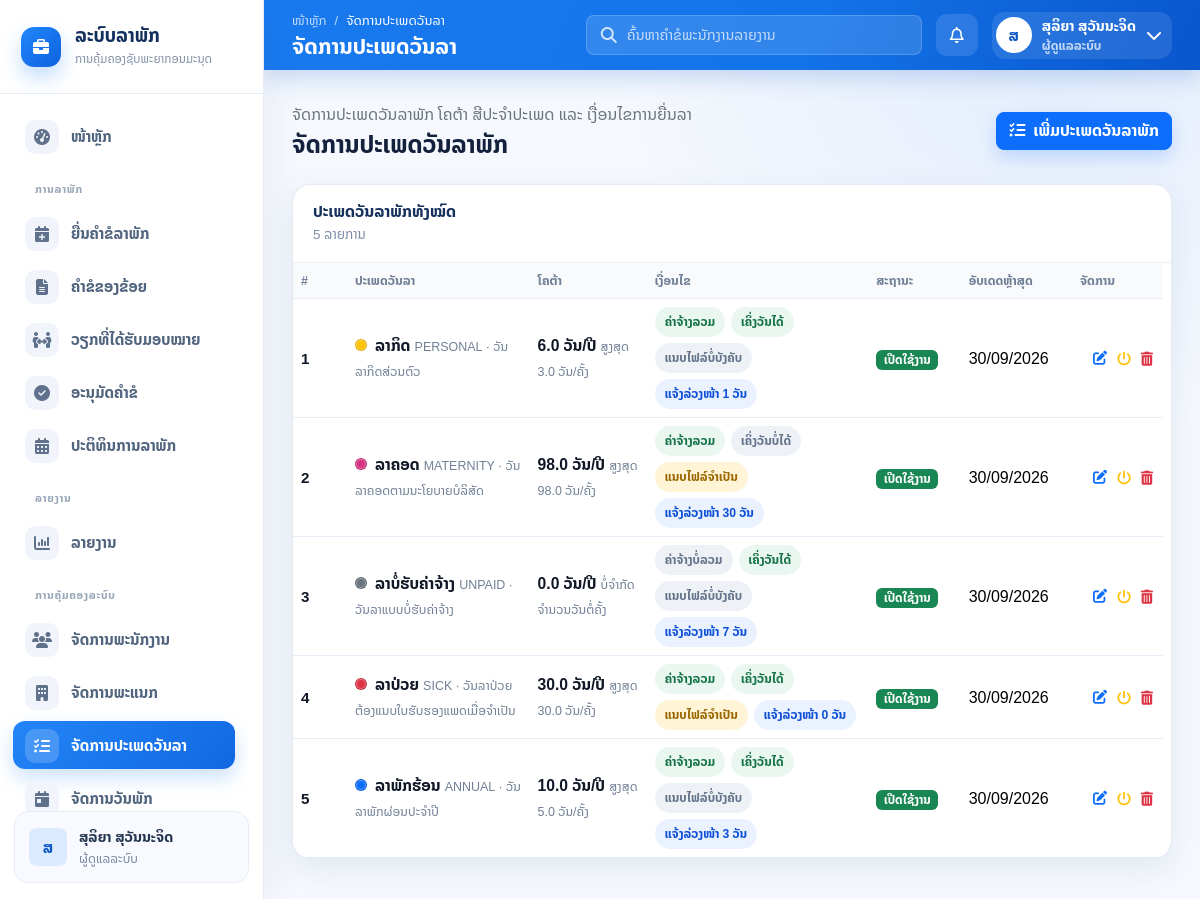
Screenshot of /leave_types.php (signed in) with the database file from the repository.
### tables this page shows
CREATE TABLE leave_types (
  id BIGINT UNSIGNED AUTO_INCREMENT PRIMARY KEY,
  name VARCHAR(150) NOT NULL,
  code VARCHAR(30) NOT NULL,
  description TEXT NULL,
  annual_quota DECIMAL(5,2) NOT NULL DEFAULT 0.00,
  is_paid TINYINT(1) NOT NULL DEFAULT 1,
  allow_half_day TINYINT(1) NOT NULL DEFAULT 1,
  require_attachment TINYINT(1) NOT NULL DEFAULT 0,
  min_notice_days INT UNSIGNED NOT NULL DEFAULT 0,
  max_days_per_request DECIMAL(5,2) NULL,
  color VARCHAR(20) NOT NULL DEFAULT '#0d6efd',
  status ENUM('active', 'inactive') NOT NULL DEFAULT 'active',
  created_at TIMESTAMP NOT NULL DEFAULT CURRENT_TIMESTAMP,
  updated_at TIMESTAMP NOT NULL DEFAULT CURRENT_TIMESTAMP ON UPDATE CURRENT_TIMESTAMP,
  UNIQUE KEY uq_leave_types_code (code),
  KEY idx_leave_types_status (status),
  KEY idx_leave_types_require_attachment (require_attachment)
);

### public/_auth.php (called while the page is built, shortened)
<?php
if (!function_exists('h')) {
    function h(?string $value): string
    {
        return htmlspecialchars((string) $value, ENT_QUOTES, 'UTF-8');
    }
}
if (!function_exists('laoDate')) {
    function laoDate(?string $date): string
    {
        return $date ? (new DateTimeImmutable($date))->format('d/m/Y') : '-';
    }
}
if (!function_exists('thaiDate')) {
    function thaiDate(?string $date): string
    {
        return laoDate($date);
    }
}

### public/leave_types.php (the view, shortened to what this page needs)
<?php
require __DIR__ . '/_auth.php';
$leaveTypesStmt = $pdo->prepare(
    'SELECT lt.id, lt.name, lt.code, lt.description, lt.annual_quota, lt.is_paid, lt.allow_half_day,
            lt.require_attachment, lt.min_notice_days, lt.max_days_per_request, lt.color, lt.status, lt.updated_at,
            (SELECT COUNT(*) FROM leave_requests lr WHERE lr.leave_type_id = lt.id) AS requests_count,
            (SELECT COUNT(*) FROM leave_balances lb WHERE lb.leave_type_id = lt.id) AS balances_count
     FROM leave_types lt
     ORDER BY lt.name'
);
$leaveTypesStmt->execute();
$leaveTypes = $leaveTypesStmt->fetchAll();
require __DIR__ . '/../views/layouts/header.php';
require __DIR__ . '/../views/layouts/sidebar.php';
?>
<div class="app-main-wrapper">
    <?php require __DIR__ . '/../views/layouts/topbar.php'; ?>
    <main class="app-content">
        <div class="d-flex flex-wrap justify-content-between align-items-center gap-3 mb-4">
            <div>
                <p class="text-secondary mb-1">ຈັດການປະເພດວັນລາພັກ ໂຄຕ້າ ສີປະຈຳປະເພດ ແລະ ເງື່ອນໄຂການຍື່ນລາ</p>
                <h2 class="h4 fw-bold mb-0">ຈັດການປະເພດວັນລາພັກ</h2>
            </div>
            <button class="btn btn-primary" type="button" data-bs-toggle="modal" data-bs-target="#leaveTypeFormModal">
                <i class="fa-solid fa-list-check me-2"></i>ເພີ່ມປະເພດວັນລາພັກ
            </button>
        </div>
        <section class="content-card employee-admin-card">
            <div class="card-toolbar">
                <div>
                    <h3 class="card-title">ປະເພດວັນລາພັກທັງໝົດ</h3>
                    <div class="card-subtitle"><?= h((string) count($leaveTypes)) ?> ລາຍການ</div>
                </div>
            </div>
            <div class="table-responsive">
                <table class="table align-middle app-data-table leave-types-table" data-datatable="true" data-page-size="10" data-search-placeholder="ຄົ້ນຫາຊື່ ລະຫັດ ຫຼື ຄຳອະທິບາຍປະເພດວັນລາ" data-empty-message="ຍັງບໍ່ມີຂໍ້ມູນປະເພດວັນລາ">
                    <thead>
                        <tr>
                            <th>#</th>
                            <th>ປະເພດວັນລາ</th>
                            <th>ໂຄຕ້າ</th>
                            <th>ເງື່ອນໄຂ</th>
                            <th>ສະຖານະ</th>
                            <th>ອັບເດດຫຼ້າສຸດ</th>
                            <th width="10%">ຈັດການ</th>
                        </tr>
                    </thead>
                    <tbody>
                        <?php foreach ($leaveTypes as $index => $leaveType): ?>
                            <tr>
                                <td><span class="employee-code"><?= h((string) ($index + 1)) ?></span></td>
                                <td>
                                    <div class="employee-meta">
                                        <strong class="leave-type-title">
                                            <span class="leave-type-color-dot" style="background: <?= h($leaveType['color']) ?>;"></span>
                                            <?= h($leaveType['name']) ?>
                                        </strong>
                                        <span><?= h($leaveType['code']) ?><?php if (!empty($leaveType['description'])): ?> · <?= h($leaveType['description']) ?><?php endif; ?></span>
                                    </div>
                                </td>
                                <td>
                                    <div class="employee-meta">
                                        <strong><?= h(number_format((float) $leaveType['annual_quota'], 1)) ?> ວັນ/ປີ</strong>
                                        <span>
                                            <?php if ($leaveType['max_days_per_request'] !== null): ?>
                                                ສູງສຸດ <?= h(number_format((float) $leaveType['max_days_per_request'], 1)) ?> ວັນ/ຄັ້ງ
                                            <?php else: ?>
                                                ບໍ່ຈຳກັດຈຳນວນວັນຕໍ່ຄັ້ງ
                                            <?php endif; ?>
                                        </span>
                                    </div>
                                </td>
                                <td>
                                    <div class="leave-type-options">
                                        <span class="leave-type-pill <?= (int) $leaveType['is_paid'] === 1 ? 'is-on' : 'is-off' ?>">ຄ່າຈ້າງ<?= (int) $leaveType['is_paid'] === 1 ? 'ລວມ' : 'ບໍ່ລວມ' ?></span>
                                        <span class="leave-type-pill <?= (int) $leaveType['allow_half_day'] === 1 ? 'is-on' : 'is-off' ?>">ເຄິ່ງວັນ<?= (int) $leaveType['allow_half_day'] === 1 ? 'ໄດ້' : 'ບໍ່ໄດ້' ?></span>
                                        <span class="leave-type-pill <?= (int) $leaveType['require_attachment'] === 1 ? 'is-warn' : 'is-off' ?>">ແນບໄຟລ໌<?= (int) $leaveType['require_attachment'] === 1 ? 'ຈຳເປັນ' : 'ບໍ່ບັງຄັບ' ?></span>
                                        <span class="leave-type-pill is-neutral">ແຈ້ງລ່ວງໜ້າ <?= h((string) $leaveType['min_notice_days']) ?> ວັນ</span>
                                    </div>
                                </td>
                                <td><span class="badge text-bg-<?= $leaveType['status'] === 'active' ? 'success' : 'secondary' ?>"><?= $leaveType['status'] === 'active' ? 'ເປີດໃຊ້ງານ' : 'ປິດໃຊ້ງານ' ?></span></td>
                                <td><?= h(thaiDate((string) $leaveType['updated_at'])) ?></td>
                                <td>
                                    <div class="approval-actions employee-actions">
                                        <button
                                            class="btn btn-sm btn-link text-primary employee-icon-btn js-edit-leave-type"
                                            type="button"
                                            data-bs-toggle="modal"
                                            data-bs-target="#leaveTypeFormModal"
                                            title="ແກ້ໄຂຂໍ້ມູນ"
                                            aria-label="ແກ້ໄຂຂໍ້ມູນ"
                                            data-id="<?= h((string) $leaveType['id']) ?>"
                                            data-name="<?= h($leaveType['name']) ?>"
                                            data-code="<?= h($leaveType['code']) ?>"
                                            data-description="<?= h((string) ($leaveType['description'] ?? '')) ?>"
                                            data-annual_quota="<?= h(number_format((float) $leaveType['annual_quota'], 2, '.', '')) ?>"
                                            data-min_notice_days="<?= h((string) $leaveType['min_notice_days']) ?>"
                                            data-max_days_per_request="<?= h($leaveType['max_days_per_request'] !== null ? number_format((float) $leaveType['max_days_per_request'], 2, '.', '') : '') ?>"
                                            data-color="<?= h($leaveType['color']) ?>"
                                            data-status="<?= h($leaveType['status']) ?>"
                                            data-is_paid="<?= h((string) $leaveType['is_paid']) ?>"
                                            data-allow_half_day="<?= h((string) $leaveType['allow_half_day']) ?>"
                                            data-require_attachment="<?= h((string) $leaveType['require_attachment']) ?>"
                                        >
                                            <i class="fa-solid fa-pen-to-square"></i>
                                        </button>
                                        <form method="post" class="d-inline">
                                            <button
                                                class="btn btn-sm btn-link text-warning employee-icon-btn"
                                                type="submit"
                                                title="<?= $leaveType['status'] === 'active' ? 'ປິດໃຊ້ງານ' : 'ເປີດໃຊ້ງານ' ?>"
                                                aria-label="<?= $leaveType['status'] === 'active' ? 'ປິດໃຊ້ງານ' : 'ເປີດໃຊ້ງານ' ?>"
                                            >
                                                <i class="fa-solid fa-power-off"></i>
                                            </button>
                                        </form>
                                        <form method="post" class="d-inline" onsubmit="return confirm('ຢືນຢັນການລຶບປະເພດວັນລາພັກນີ້?');">
                                            <button
                                                class="btn btn-sm btn-link text-danger employee-icon-btn"
                                                type="submit"
                                                title="ລຶບຂໍ້ມູນ"
                                                aria-label="ລຶບຂໍ້ມູນ"
                                            >
                                                <i class="fa-solid fa-trash-can"></i>
                                            </button>
                                        </form>
                                    </div>
                                </td>
                            </tr>
                        <?php endforeach; ?>
                    </tbody>
                </table>
            </div>
        </section>
    </main>
</div>
<?php require __DIR__ . '/../views/layouts/footer.php'; ?>

### rows the page displays
leave_types: name "ລາກິດ", code "PERSONAL", description "ວັນລາກິດສ່ວນຕົວ", annual_quota "6.0", max_days_per_request "3.0", is_paid "ລວມ", allow_half_day "ໄດ້", require_attachment "ບໍ່ບັງຄັບ", min_notice_days "1", status "ເປີດໃຊ້ງານ", updated_at "30/09/2026"
leave_types: name "ລາຄອດ", code "MATERNITY", description "ວັນລາຄອດຕາມນະໂຍບາຍບໍລິສັດ", annual_quota "98.0", max_days_per_request "98.0", is_paid "ລວມ", allow_half_day "ບໍ່ໄດ້", require_attachment "ຈຳເປັນ", min_notice_days "30", status "ເປີດໃຊ້ງານ", updated_at "30/09/2026"
leave_types: name "ລາບໍ່ຮັບຄ່າຈ້າງ", code "UNPAID", description "ວັນລາແບບບໍ່ຮັບຄ່າຈ້າງ", annual_quota "0.0", shows "ບໍ່ຈຳກັດຈຳນວນວັນຕໍ່ຄັ້ງ", is_paid "ບໍ່ລວມ", allow_half_day "ໄດ້", require_attachment "ບໍ່ບັງຄັບ", min_notice_days "7", status "ເປີດໃຊ້ງານ", updated_at "30/09/2026"
leave_types: name "ລາປ່ວຍ", code "SICK", description "ວັນລາປ່ວຍ ຕ້ອງແນບໃບຮັບຮອງແພດເມື່ອຈຳເປັນ", annual_quota "30.0", max_days_per_request "30.0", is_paid "ລວມ", allow_half_day "ໄດ້", require_attachment "ຈຳເປັນ", min_notice_days "0", status "ເປີດໃຊ້ງານ", updated_at "30/09/2026"
leave_types: name "ລາພັກຮ້ອນ", code "ANNUAL", description "ວັນລາພັກຜ່ອນປະຈຳປີ", annual_quota "10.0", max_days_per_request "5.0", is_paid "ລວມ", allow_half_day "ໄດ້", require_attachment "ບໍ່ບັງຄັບ", min_notice_days "3", status "ເປີດໃຊ້ງານ", updated_at "30/09/2026"

### other values shown
$item['label'] "ໜ້າຫຼັກ"
$item['group'] "ການລາພັກ"
$item['label'] "ຍື່ນຄຳຂໍລາພັກ"
$item['label'] "ຄຳຂໍຂອງຂ້ອຍ"
$item['label'] "ວຽກທີ່ໄດ້ຮັບມອບໝາຍ"
$item['label'] "ອະນຸມັດຄຳຂໍ"
$item['label'] "ປະຕິທິນການລາພັກ"
$item['group'] "ລາຍງານ"
$item['label'] "ລາຍງານ"
$item['group'] "ການຄຸ້ມຄອງລະບົບ"
$item['label'] "ຈັດການພະນັກງານ"
$item['label'] "ຈັດການພະແນກ"
$item['label'] "ຈັດການປະເພດວັນລາ"
$item['label'] "ຈັດການວັນພັກ"
$currentUser['name'] "ສຸລິຍາ ສຸວັນນະຈິດ"
